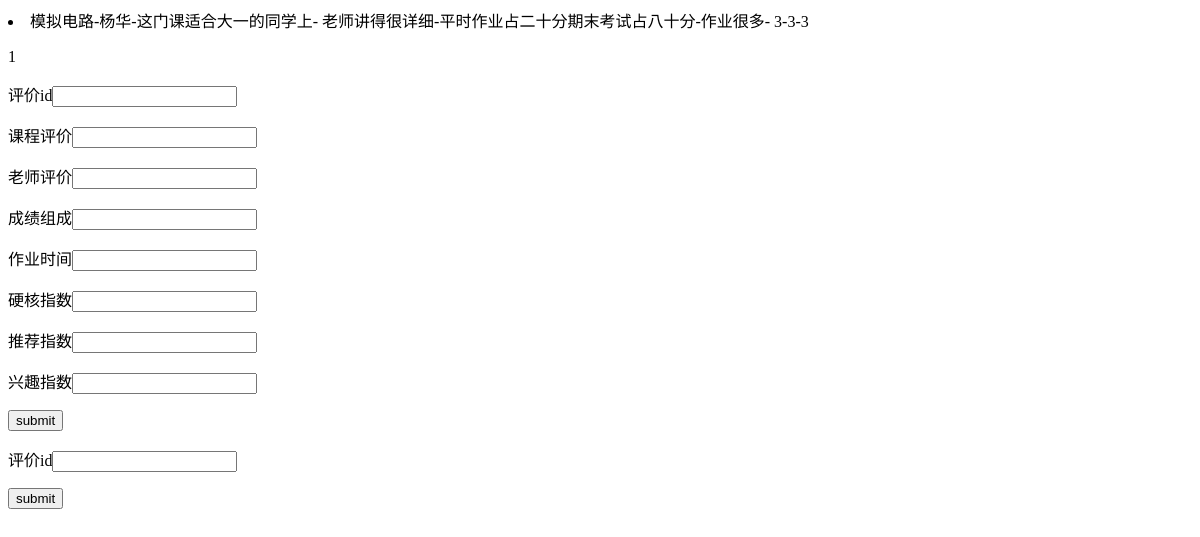
/my_account/ (signed in), run on an earlier commit of the app's database.
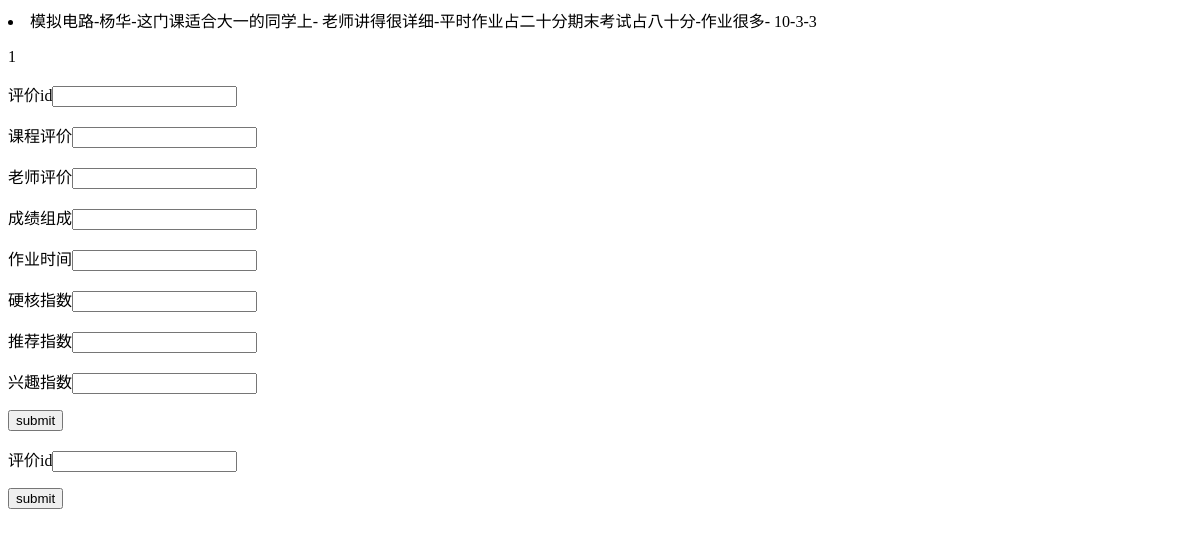
And on a later commit of the database.
### course_search_judgement/models.py (models this page shows)
class judgement_system(models.Model):
    name = models.ForeignKey(normal_user, on_delete=models.CASCADE)
    course = models.ForeignKey(course, on_delete=models.CASCADE)
    create_date = models.DateTimeField(default=datetime.datetime.now())
    recommend_mark = models.DecimalField(max_digits=2, decimal_places=0)  # 推荐程度
    hard_core_mark = models.DecimalField(max_digits=2, decimal_places=0)  # 硬核程度
    mark_of_interest = models.DecimalField(max_digits=2, decimal_places=0)  # 无聊程度
    time_for_homework = models.CharField(max_length=100, null=False)  # 平时作业及用时
    the_constitution_of_grade = models.CharField(max_length=50, null=False)  # 综合分数组成
    comment_of_the_course = models.CharField(max_length=300, null=False)  # 课程体验及评价
    comment_of_the_teacher = models.CharField(max_length=300, null=False)  # 教师评价

class course(models.Model):
    name = models.CharField(max_length=20, null=False)
    teacher = models.CharField(max_length=10, null=False)
    credit = models.DecimalField(max_digits=10, decimal_places=1)
    type = models.CharField(max_length=20)

### my_account/views.py (the view)
# urls.py: path('', views.my_account, name='my_account'),
def my_account(request):
    user = request.user
    user_ = normal_user.objects.filter(user=user)
    user_id = user_[0].id
    judges = judgement_system.objects.filter(name_id=user_id)
    for judge in judges:
        my_course = course.objects.filter(id=judge.course_id)
        judge.course_name = my_course[0].name
        judge.course_teacher = my_course[0].teacher
    return render(request, 'my_account.html', {'my_account': judges})

### templates/my_account.html (shortened to what this page needs)
<!DOCTYPE html>
<html lang="en">
<head>
</head>
<body>
{% for judge in my_account %}
    <li>{{ judge.course_name }}-{{ judge.course_teacher }}-{{ judge.comment_of_the_course}}-
        {{ judge.comment_of_the_teacher }}-{{ judge.the_constitution_of_grade }}-{{ judge.time_for_homework }}-
        {{ judge.hard_core_mark }}-{{ judge.recommend_mark }}-{{ judge.mark_of_interest }}</li>
    <p>{{ judge.id }}</p>
    <form action="/my_account/modify_judgement/" method="post">
    <p>评价id<input type="text" name="id"></p>
    <p>课程评价<input type="text" name="comment_of_the_course"></p>
    <p>老师评价<input type="text" name="comment_of_the_teacher"></p>
    <p>成绩组成<input type="text" name="the_constitution_of_grade "></p>
    <p>作业时间<input type="text" name="time_for_homework"></p>
    <p>硬核指数<input type="text" name="hard_core_mark"></p>
    <p>推荐指数<input type="text" name="recommend_mark"></p>
    <p>兴趣指数<input type="text" name="mark_of_interest"></p>
    <p><input type="submit" value="submit"></p> </form>
    <form action="/my_account/delete_judgement/" method="post">
    <p>评价id<input type="text" name="id"></p>
    <p><input type="submit" value="submit"></p> </form>
{% endfor %}
</body>
</html>

What changed in the data, as far as the page shows it:
changed judgement_system "这门课适合大一的同学上": hard_core_mark "3" → "10"
